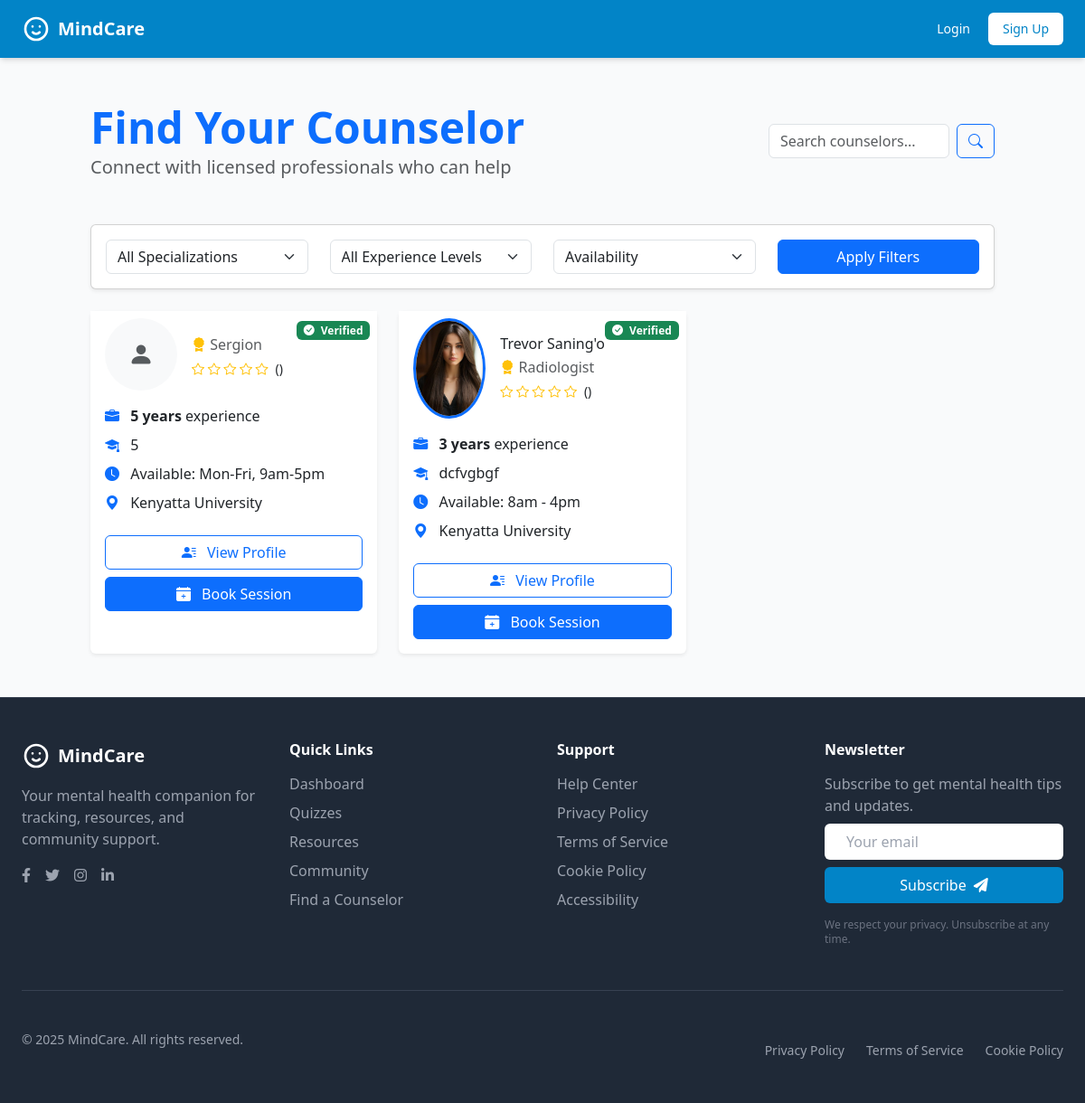
The app's page /counselors/ with its own data.
### mentalhealth/models.py (models this page shows, shortened)
class CounselorProfile(models.Model):
    user = models.OneToOneField(User, on_delete=models.CASCADE, related_name='counselor_profile')
    specialization = models.CharField(max_length=100)
    qualifications = models.TextField()
    years_of_experience = models.PositiveIntegerField()
    license_number = models.CharField(max_length=50)
    available_hours = models.CharField(max_length=100)
    contact_email = models.EmailField()
    appointment_link = models.URLField(blank=True)
    is_approved = models.BooleanField(default=False)

class User(AbstractUser):
    USER_TYPES = (
        ('STUDENT', 'Student'),
        ('COUNSELOR', 'Counselor'),
        ('ADMIN', 'Admin'),
    )
    user_type = models.CharField(max_length=10, choices=USER_TYPES, default='STUDENT')
    date_of_birth = models.DateField(null=True, blank=True)
    phone_number = models.CharField(max_length=15, blank=True)
    institution = models.CharField(max_length=100, blank=True)
    profile_picture = models.ImageField(upload_to='profile_pics/', blank=True)
    bio = models.TextField(blank=True)
    is_verified = models.BooleanField(default=False)
    groups = models.ManyToManyField(
        Group,
        related_name="custom_user_groups",  # Adjust related_name to avoid conflicts
        blank=True
    )
    user_permissions = models.ManyToManyField(
        Permission,
        related_name="custom_user_permissions",  # Adjust related_name to avoid conflicts
        blank=True
    )

### mentalhealth/views.py (the view)
# urls.py: path('counselors/', counselor_list, name='counselor_list'),
def counselor_list(request):
    counselors = CounselorProfile.objects.annotate(
        is_complete_flag=Case(
            When(
                specialization__isnull=False,
                qualifications__isnull=False,
                years_of_experience__isnull=False,
                license_number__isnull=False,
                contact_email__isnull=False,
                available_hours__isnull=False,
                then=Value(True)
            ),
            default=Value(False),
            output_field=BooleanField()
        )
    ).filter(
        is_approved=True,
        is_complete_flag=True
    ).select_related('user')
    context = {
        'counselors': counselors,
    }
    return render(request, 'counselor/list.html', context)

### mentalhealth/context_processors.py (called while the page is built)
def mood_choices(request):
    return {
        'MOOD_CHOICES': MoodEntry.MOOD_CHOICES
    }

### mentalhealth/templates/counselor/list.html (shortened to what this page needs)
{% extends "base.html" %}
{% block content %}
<div class="container py-5">
    <div class="d-flex justify-content-between align-items-center mb-5">
        <div>
            <h1 class="display-5 fw-bold text-primary">Find Your Counselor</h1>
            <p class="lead text-muted">Connect with licensed professionals who can help</p>
        </div>
        <div class="w-25">
            <form class="d-flex">
                <input class="form-control me-2" type="search" placeholder="Search counselors..." aria-label="Search">
                <button class="btn btn-outline-primary" type="submit">
                    <i class="bi bi-search"></i>
                </button>
            </form>
        </div>
    </div>
    <div class="card mb-4 shadow-sm">
        <div class="card-body py-3">
            <div class="row align-items-center">
                <div class="col-md-3">
                    <select class="form-select">
                        <option selected>All Specializations</option>
                    </select>
                </div>
                <div class="col-md-3">
                    <select class="form-select">
                        <option selected>All Experience Levels</option>
                    </select>
                </div>
                <div class="col-md-3">
                    <select class="form-select">
                        <option selected>Availability</option>
                    </select>
                </div>
                <div class="col-md-3">
                    <button class="btn btn-primary w-100">Apply Filters</button>
                </div>
            </div>
        </div>
    </div>
    <div class="row row-cols-1 row-cols-md-2 row-cols-lg-3 g-4">
        {% for counselor in counselors %}
        <div class="col">
            <div class="card h-100 border-0 shadow-sm transition-all hover-shadow">
                {% if counselor.is_approved %}
                <div class="position-absolute top-0 end-0 m-2">
                    <span class="badge bg-success">
                        <i class="bi bi-check-circle-fill me-1"></i> Verified
                    </span>
                </div>
                {% endif %}
                <div class="card-header bg-white border-0 pb-0">
                    <div class="d-flex align-items-center">
                        <div class="flex-shrink-0">
                            {% if counselor.user.profile_picture %}
                            <img src="{{ counselor.user.profile_picture.url }}"
                                 class="rounded-circle border border-3 border-primary"
                                 width="80" height="80"
                                 alt="{{ counselor.user.get_full_name }}">
                            {% else %}
                            <div class="rounded-circle bg-light d-flex align-items-center justify-content-center"
                                 style="width: 80px; height: 80px;">
                                <i class="bi bi-person-fill text-muted fs-3"></i>
                            </div>
                            {% endif %}
                        </div>
                        <div class="flex-grow-1 ms-3">
                            <h5 class="mb-1">{{ counselor.user.get_full_name }}</h5>
                            <p class="text-muted mb-1">
                                <i class="bi bi-award-fill text-warning"></i>
                                {{ counselor.specialization }}
                            </p>
                            <div class="d-flex align-items-center">
                                <div class="text-warning small">
                                    {% for i in "12345" %}
                                    {% if forloop.counter <= counselor.average_rating %}
                                    <i class="bi bi-star-fill"></i>
                                    {% else %}
                                    <i class="bi bi-star"></i>
                                    {% endif %}
                                    {% endfor %}
                                </div>
                                <span class="ms-2 small">({{ counselor.review_count }})</span>
                            </div>
                        </div>
                    </div>
                </div>
                <div class="card-body pt-3">
                    <ul class="list-unstyled mb-4">
                        <li class="mb-2">
                            <i class="bi bi-briefcase-fill text-primary me-2"></i>
                            <strong>{{ counselor.years_of_experience }} years</strong> experience
                        </li>
                        <li class="mb-2">
                            <i class="bi bi-mortarboard-fill text-primary me-2"></i>
                            {{ counselor.qualifications|truncatewords:8 }}
                        </li>
                        <li class="mb-2">
                            <i class="bi bi-clock-fill text-primary me-2"></i>
                            Available: {{ counselor.available_hours }}
                        </li>
                        <li>
                            <i class="bi bi-geo-alt-fill text-primary me-2"></i>
                            {{ counselor.user.institution|default:"Online" }}
                        </li>
                    </ul>
                    <div class="d-grid gap-2">
                        <a href="{% url 'counselor_detail' counselor.id %}"
                           class="btn btn-outline-primary">
                            <i class="bi bi-person-lines-fill me-2"></i> View Profile
                        </a>
                        <a href="{% url 'book_appointment' counselor.id %}"
                           class="btn btn-primary">
                            <i class="bi bi-calendar-plus-fill me-2"></i> Book Session
                        </a>
                    </div>
                </div>
            </div>
        </div>
        {% endfor %}
    </div>
</div>
{% endblock %}

### mentalhealth/templates/base.html (style rules this page uses)
:root { --color-primary-500: #0ea5e9; --color-primary-600: #0284c7; }
html { scroll-behavior: smooth; scroll-padding-top: 80px; }

### records on screen
CounselorProfile: is_approved True (drawn), specialization "Sergion", years_of_experience "5", qualifications "5", available_hours "Mon-Fri, 9am-5pm", user.institution "Kenyatta University"
CounselorProfile: is_approved True (drawn), user.profile_picture (picture), user.get_full_name "Trevor Saning'o", specialization "Radiologist", years_of_experience "3", qualifications "dcfvgbgf", available_hours "8am - 4pm", user.institution "Kenyatta University"
